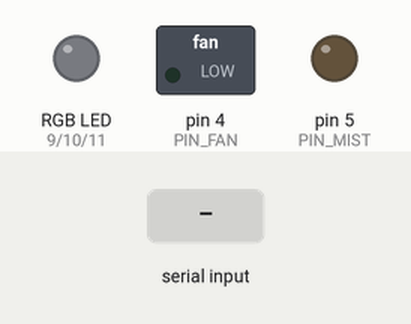
This sketch was run on a simulated Arduino Uno, built with avr-gcc and run on an emulated ATmega328P. On the bench: switched loads named in the sketch (green lamp = pin HIGH), an RGB LED mixed from three pins (HIGH = lit), output pins drawn as LEDs (lit = HIGH). Dashed ring = blinking. The inputs (shaded band) are chosen by the test bench. Dim RGB values are drawn brighter than linear; random numbers use the default seed unless the sketch sets one; what the sketch prints to the serial monitor is not drawn.

Above: at 1.2 s.
1.3 s: "F" received over Serial
At 2.3 s:
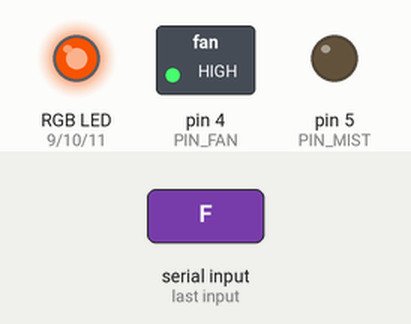
4.3 s: "W" received over Serial
At 4.7 s:
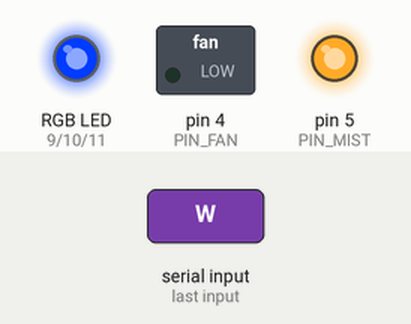
5.8 s: "B" received over Serial
At 5.9 s:
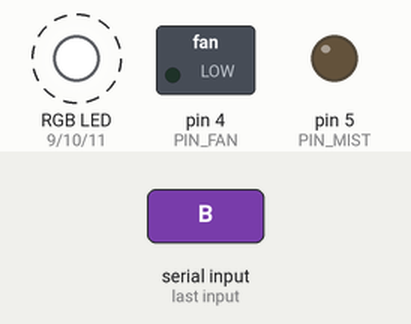
8.8 s: "A" received over Serial
At 9.9 s:
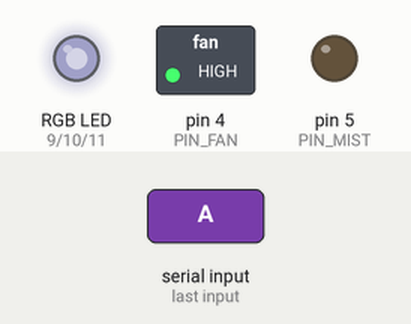
10.3 s: "W" received over Serial
At 11.0 s:
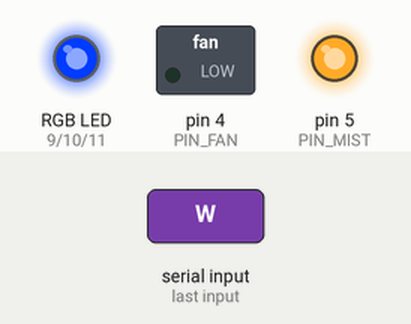
11.8 s: "B" received over Serial
At 11.9 s:
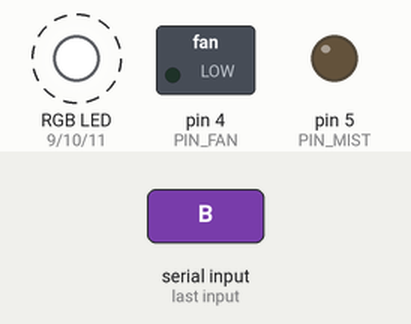
Timing chart, 0 to 15.8 s (numbered marks = the images above; inputs shaded):
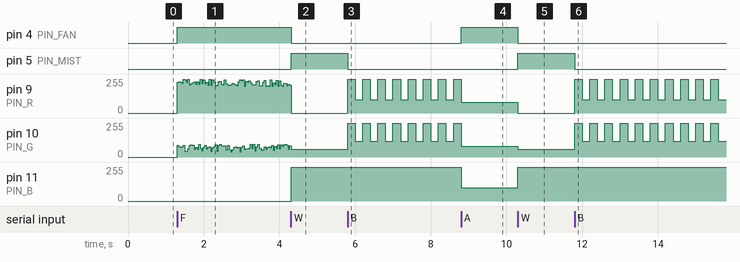

The sketch:

arduino_controller.ino
```cpp
/*
 * ╔══════════════════════════════════════════════════╗
 * ║   GestureFX Arduino Controller                  ║
 * ║   Receives single-byte commands from Python     ║
 * ║   and drives LEDs, fan relay, and mist relay    ║
 * ╚══════════════════════════════════════════════════╝
 *
 * WIRING:
 *   Pin 9  → Red   LED strip   (PWM, via MOSFET)
 *   Pin 10 → Green LED strip   (PWM, via MOSFET)
 *   Pin 11 → Blue  LED strip   (PWM, via MOSFET)
 *   Pin 4  → Fan relay (5V coil, NO terminal to fan)
 *   Pin 5  → Mist relay
 *
 * Commands received over Serial (9600 baud):
 *   'F' → Fire  : red LEDs ON, fan ON
 *   'W' → Water : blue LEDs ON, mist ON
 *   'B' → Beam  : white flash
 *   'A' → Air   : white dim, fan ON
 *   'X' → Off   : all OFF
 */

// ── Pin Definitions ─────────────────────────────────────
const int PIN_R    = 9;
const int PIN_G    = 10;
const int PIN_B    = 11;
const int PIN_FAN  = 4;
const int PIN_MIST = 5;

// ── State ────────────────────────────────────────────────
char lastCmd = 'X';
unsigned long beamStart = 0;
bool beamActive = false;

// ── Helpers ──────────────────────────────────────────────
void setLED(int r, int g, int b) {
  analogWrite(PIN_R, r);
  analogWrite(PIN_G, g);
  analogWrite(PIN_B, b);
}

void allOff() {
  setLED(0, 0, 0);
  digitalWrite(PIN_FAN,  LOW);
  digitalWrite(PIN_MIST, LOW);
}

// ── Setup ────────────────────────────────────────────────
void setup() {
  Serial.begin(9600);
  pinMode(PIN_R,    OUTPUT);
  pinMode(PIN_G,    OUTPUT);
  pinMode(PIN_B,    OUTPUT);
  pinMode(PIN_FAN,  OUTPUT);
  pinMode(PIN_MIST, OUTPUT);
  allOff();
  Serial.println("GestureFX Arduino Ready");
}

// ── Loop ─────────────────────────────────────────────────
void loop() {
  // ── Handle incoming command ────────────────────────────
  if (Serial.available() > 0) {
    char cmd = Serial.read();
    if (cmd != lastCmd) {
      lastCmd = cmd;
      allOff();
      beamActive = false;

      switch (cmd) {
        case 'F':  // Fire: warm red-orange, fan on
          setLED(255, 80, 0);
          digitalWrite(PIN_FAN, HIGH);
          break;

        case 'W':  // Water: cool blue, mist on
          setLED(0, 60, 255);
          digitalWrite(PIN_MIST, HIGH);
          break;

        case 'B':  // Beam: bright white flash
          beamActive = true;
          beamStart  = millis();
          setLED(255, 255, 255);
          break;

        case 'A':  // Air: pale white, fan on
          setLED(80, 80, 100);
          digitalWrite(PIN_FAN, HIGH);
          break;

        case 'X':  // Off
        default:
          allOff();
          break;
      }
    }
  }

  // ── Beam pulsing animation ─────────────────────────────
  if (beamActive) {
    unsigned long elapsed = millis() - beamStart;
    // Pulse every 200ms
    int phase = (elapsed / 200) % 2;
    if (phase == 0) {
      setLED(255, 255, 255);  // bright
    } else {
      setLED(100, 120, 255);  // blue tint
    }
  }

  // ── Fire flicker ──────────────────────────────────────
  if (lastCmd == 'F') {
    int flicker = random(200, 255);
    int green   = random(40, 100);
    setLED(flicker, green, 0);
    delay(40);
  }
}
```

Measured:
- after the input at 1.3 s, pin 4 (PIN_FAN): LOW → HIGH at once
- after the input at 4.3 s, pin 4 (PIN_FAN): HIGH → LOW at once; pin 5 (PIN_MIST): LOW → HIGH at once; pin 11 (PIN_B): 0/255 → 255/255 at once
- after the input at 5.8 s, pin 5 (PIN_MIST): HIGH → LOW at once; pin 9 (PIN_R): alternates 255/255 for 0.20 s and 100/255 for 0.20 s, starting at once; pin 10 (PIN_G): alternates 255/255 for 0.20 s and 120/255 for 0.20 s, starting at once
- after the input at 8.8 s, pin 4 (PIN_FAN): LOW → HIGH at once; pin 11 (PIN_B): 255/255 → 100/255 at once
- after the input at 10.3 s, pin 4 (PIN_FAN): HIGH → LOW at once; pin 5 (PIN_MIST): LOW → HIGH at once; pin 9 (PIN_R): 80/255 → 0/255 at once; pin 10 (PIN_G): 80/255 → 60/255 at once; pin 11 (PIN_B): 100/255 → 255/255 at once
- after the input at 11.8 s, pin 5 (PIN_MIST): HIGH → LOW at once; pin 9 (PIN_R): alternates 255/255 for 0.20 s and 100/255 for 0.20 s, starting at once; pin 10 (PIN_G): alternates 255/255 for 0.20 s and 120/255 for 0.20 s, starting at once
